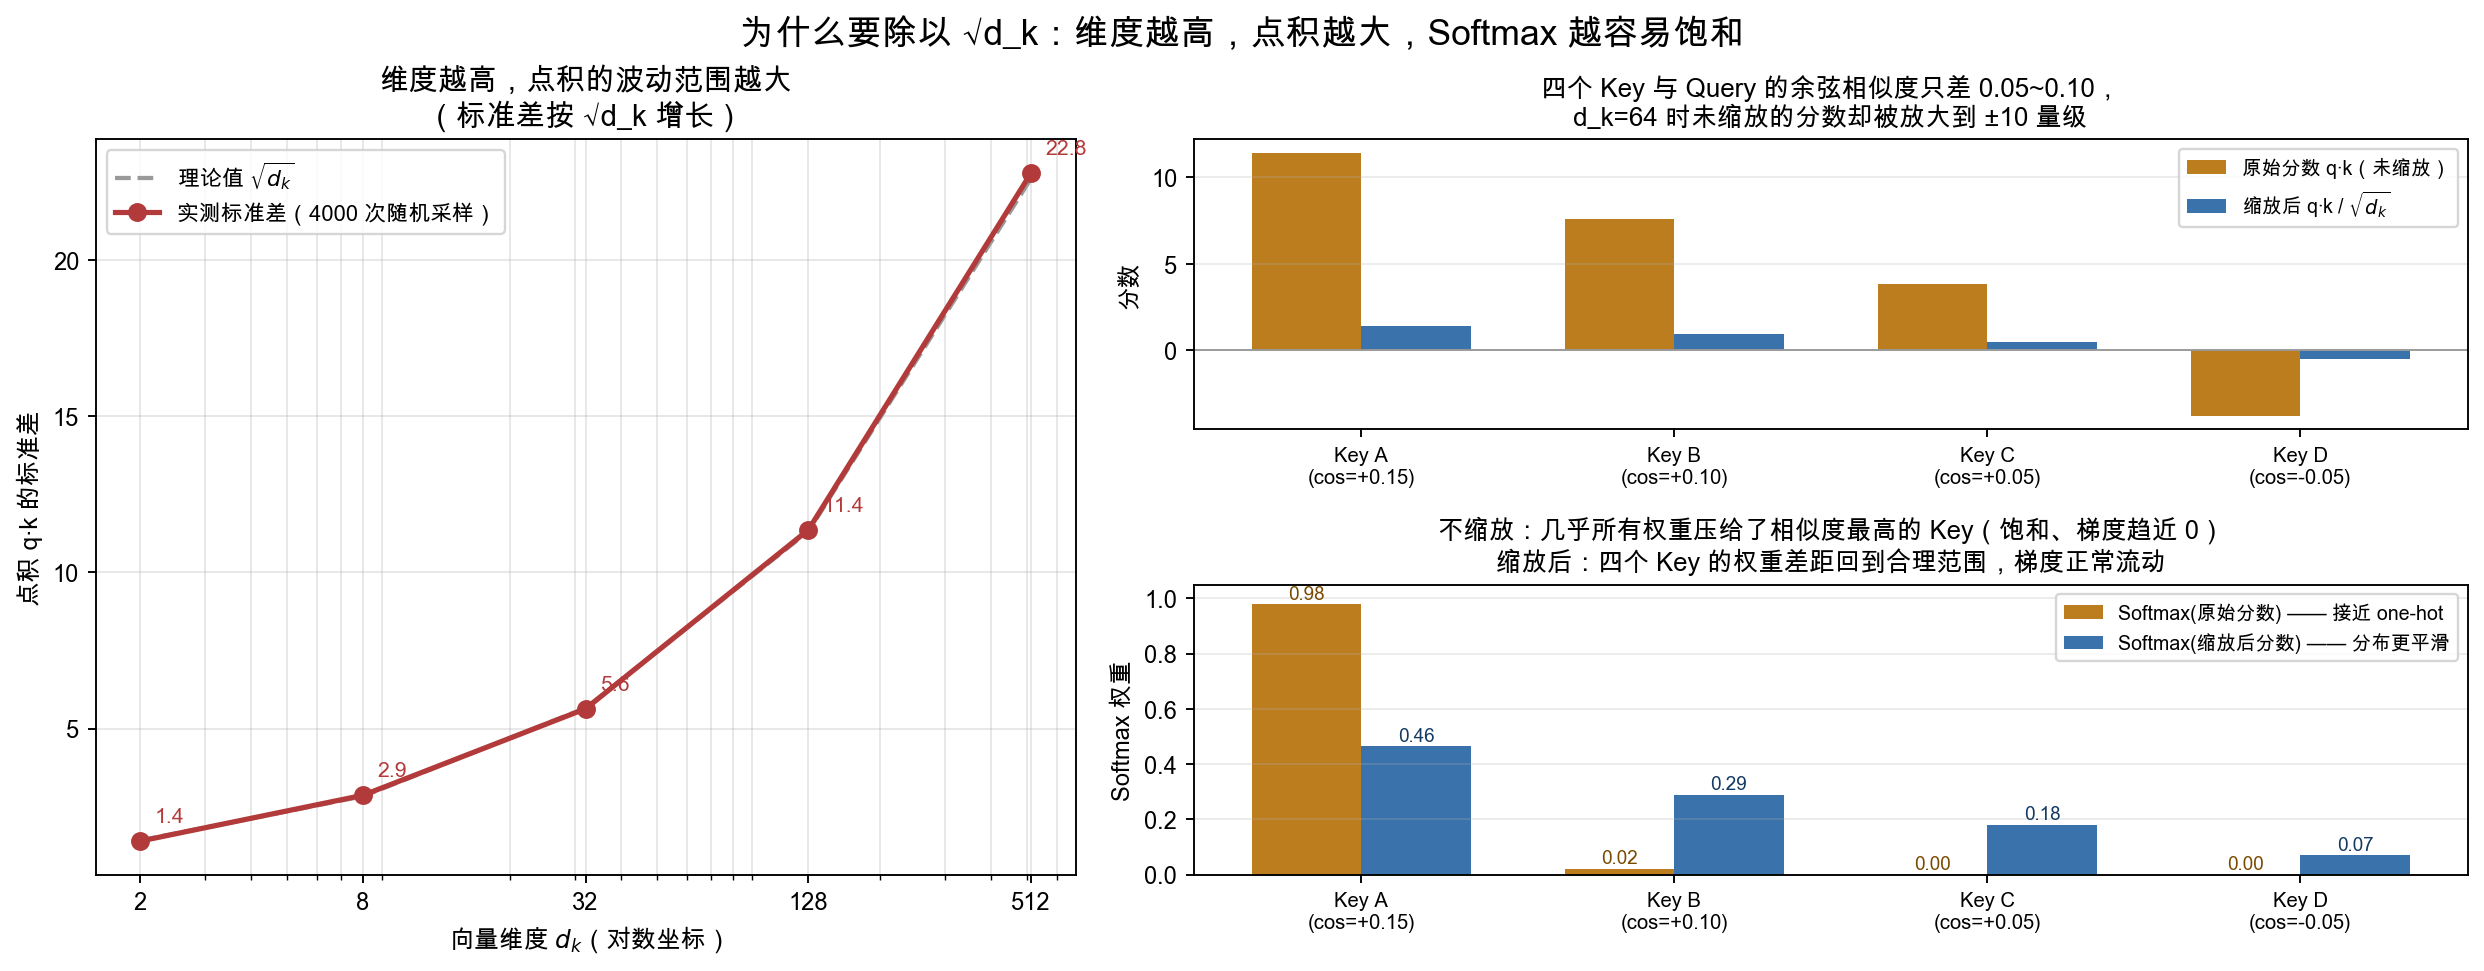

This chart was generated by the following Python code:
#!/usr/bin/env python3
"""生成第10章 Scaled Dot-Product 一节的数形结合配图。
左图：点积标准差随维度 d_k 增长（数值验证 std = sqrt(d_k)）；
右图：四个 Key 与 Query 保持相同的、真实可控的余弦相似度（0.15/0.10/0.05/-0.05，
差异很小，属于常见的"相关但不悬殊"情形），在 d_k = 64 时对比缩放前后的分数与
Softmax 输出——直观展示"不缩放 -> 微小差异被放大成近似 one-hot"。
"""
from pathlib import Path

import matplotlib
matplotlib.use("Agg")
import matplotlib.font_manager as fm
import matplotlib.pyplot as plt
import numpy as np

FONT_CANDIDATES = [
    "PingFang SC", "Microsoft YaHei", "Noto Sans CJK SC",
    "WenQuanYi Micro Hei", "Source Han Sans SC", "Arial Unicode MS",
]
available = {font.name for font in fm.fontManager.ttflist}
font = next((name for name in FONT_CANDIDATES if name in available), "DejaVu Sans")
plt.rcParams.update({"font.family": font, "axes.unicode_minus": False})

rng = np.random.default_rng(7)

# ---------- 左图：点积标准差随维度 d_k 增长 ----------
d_ks = [2, 8, 32, 128, 512]
n_trials = 4000
empirical_std = []
for d in d_ks:
    q = rng.normal(0, 1, size=(n_trials, d))
    k = rng.normal(0, 1, size=(n_trials, d))
    dots = np.sum(q * k, axis=1)
    empirical_std.append(dots.std())
theoretical_std = [np.sqrt(d) for d in d_ks]

# ---------- 右图：四个 Key，与 Query 的余弦相似度分别精确控制为下列数值 ----------
d_k = 64
cos_sims = [0.15, 0.10, 0.05, -0.05]
labels = [f"Key {c}\n(cos={cs:+.2f})" for c, cs in zip("ABCD", cos_sims)]

q_demo = rng.normal(0, 1, size=d_k)
q_norm = np.linalg.norm(q_demo)
q_dir = q_demo / q_norm

def make_key_with_cosine(q_dir, cos_sim, norm, rng):
    r = rng.normal(0, 1, size=q_dir.shape[0])
    r_orth = r - (r @ q_dir) * q_dir
    r_orth = r_orth / np.linalg.norm(r_orth)
    direction = cos_sim * q_dir + np.sqrt(max(1 - cos_sim ** 2, 0)) * r_orth
    return direction * norm

keys = [make_key_with_cosine(q_dir, cs, q_norm, rng) for cs in cos_sims]
raw_scores = np.array([q_demo @ k for k in keys])
scaled_scores = raw_scores / np.sqrt(d_k)

def softmax(x):
    e = np.exp(x - x.max())
    return e / e.sum()

softmax_raw = softmax(raw_scores)
softmax_scaled = softmax(scaled_scores)

print("cos_sims =", cos_sims)
print("raw_scores =", np.round(raw_scores, 2))
print("scaled_scores =", np.round(scaled_scores, 2))
print("softmax_raw =", np.round(softmax_raw, 4))
print("softmax_scaled =", np.round(softmax_scaled, 4))

fig = plt.figure(figsize=(14.5, 5.6), dpi=170, constrained_layout=True)
grid = fig.add_gridspec(2, 2, width_ratios=[1, 1.3], height_ratios=[1, 1])

# --- 左图：跨越整个左侧两行 ---
ax_std = fig.add_subplot(grid[:, 0])
ax_std.plot(d_ks, theoretical_std, "--", color="#999999", linewidth=1.8, label=r"理论值 $\sqrt{d_k}$", zorder=1)
ax_std.plot(d_ks, empirical_std, "o-", color="#B33A3A", linewidth=2.2, markersize=7,
            label="实测标准差（4000 次随机采样）", zorder=2)
for d, s in zip(d_ks, empirical_std):
    ax_std.annotate(f"{s:.1f}", (d, s), textcoords="offset points", xytext=(6, 8), fontsize=9, color="#B33A3A")
ax_std.set_xscale("log")
ax_std.set_xticks(d_ks, [str(d) for d in d_ks])
ax_std.set_xlabel(r"向量维度 $d_k$（对数坐标）", fontsize=10.5)
ax_std.set_ylabel("点积 q·k 的标准差", fontsize=10.5)
ax_std.set_title("维度越高，点积的波动范围越大\n（标准差按 √d_k 增长）", fontsize=12.5, weight="bold")
ax_std.legend(loc="upper left", fontsize=9.3)
ax_std.grid(alpha=0.3, which="both")

# --- 右上：缩放前后的分数对比 ---
ax_score = fig.add_subplot(grid[0, 1])
x = np.arange(len(labels))
width = 0.35
ax_score.bar(x - width / 2, raw_scores, width, label="原始分数 q·k（未缩放）", color="#B36B00", alpha=0.88)
ax_score.bar(x + width / 2, scaled_scores, width, label=r"缩放后 q·k / $\sqrt{d_k}$", color="#1F5FA0", alpha=0.88)
ax_score.axhline(0, color="#999999", linewidth=0.8)
ax_score.set_xticks(x, labels, fontsize=8.6)
ax_score.set_ylabel("分数", fontsize=10)
ax_score.set_title(f"四个 Key 与 Query 的余弦相似度只差 0.05~0.10，\nd_k={d_k} 时未缩放的分数却被放大到 ±10 量级", fontsize=11, weight="bold")
ax_score.legend(loc="upper right", fontsize=8.3)
ax_score.grid(axis="y", alpha=0.25)

# --- 右下：对应的 Softmax 输出对比 ---
ax_soft = fig.add_subplot(grid[1, 1])
ax_soft.bar(x - width / 2, softmax_raw, width, label="Softmax(原始分数) —— 接近 one-hot", color="#B36B00", alpha=0.88)
ax_soft.bar(x + width / 2, softmax_scaled, width, label="Softmax(缩放后分数) —— 分布更平滑", color="#1F5FA0", alpha=0.88)
ax_soft.set_xticks(x, labels, fontsize=8.6)
ax_soft.set_ylim(0, 1.05)
ax_soft.set_ylabel("Softmax 权重", fontsize=10)
ax_soft.set_title("不缩放：几乎所有权重压给了相似度最高的 Key（饱和、梯度趋近 0）\n缩放后：四个 Key 的权重差距回到合理范围，梯度正常流动", fontsize=10.8, weight="bold")
for xi, (r, s) in enumerate(zip(softmax_raw, softmax_scaled)):
    ax_soft.text(xi - width / 2, r + 0.02, f"{r:.2f}", ha="center", fontsize=8, color="#7A4A00")
    ax_soft.text(xi + width / 2, s + 0.02, f"{s:.2f}", ha="center", fontsize=8, color="#123A63")
ax_soft.legend(loc="upper right", fontsize=8.3)
ax_soft.grid(axis="y", alpha=0.25)

fig.suptitle("为什么要除以 √d_k：维度越高，点积越大，Softmax 越容易饱和", fontsize=15, weight="bold")
output = Path(__file__).resolve().parent / "scaled_dot_product_scaling.png"
fig.savefig(output, bbox_inches="tight")
print(f"saved to {output}")
